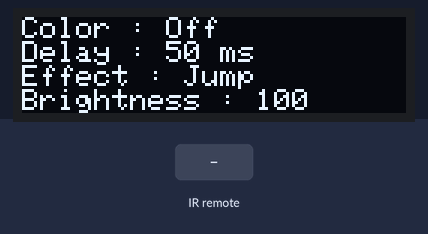
This sketch was run on a simulated Arduino Uno, built with avr-gcc and run on an emulated ATmega328P. Shown: 128×32 one-colour display. The inputs (shaded band) are chosen by the test bench. No radio packets arrive unless stated.

Above: at 1.2 s.
1.3 s: infrared code 0x7 received
At 2.4 s:
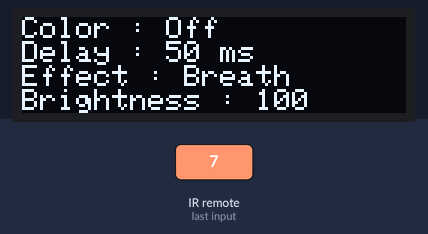
2.8 s: infrared code 0x18 received
At 3.6 s:
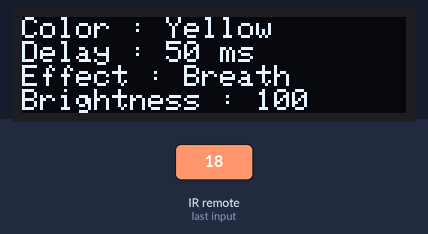
4.3 s: infrared code 0x5 received
At 4.7 s:
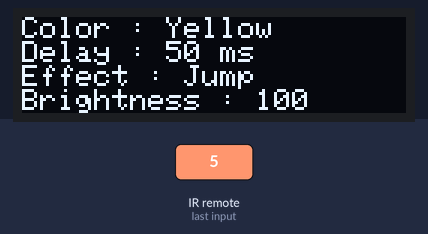
5.8 s: infrared code 0x19 received
At 7.0 s:
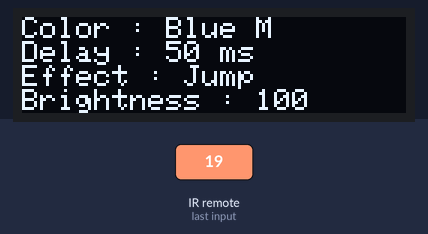
7.3 s: infrared code 0x1A received
At 8.2 s:
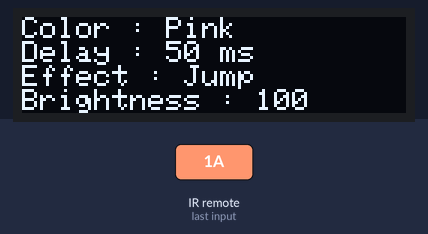
8.8 s: infrared code 0x1B received
At 9.3 s:
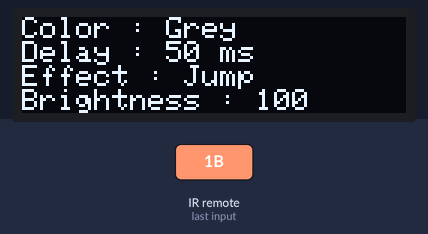
Timing chart, 0 to 11.3 s (numbered marks = the images above; inputs shaded):
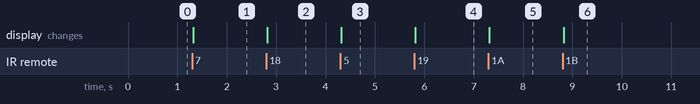

Measured:
- after the input at 1.3 s, the display: changes at once (image 1)
- after the input at 2.8 s, the display: changes at once (image 2)
- after the input at 4.3 s, the display: changes at once (image 3)
- after the input at 5.8 s, the display: changes at once (image 4)
- after the input at 7.3 s, the display: changes at once (image 5)
- after the input at 8.8 s, the display: changes at once (image 6)

The sketch:

Transmitter.ino
```cpp
// (licence header left out)
/* Adruino UNO PINS
IR receiver (5V)
  G -> GND
  R -> 5V
  Y  -> 7
NRF24L01 (3.3V is no module. 5V if module)
  CE    -> 9
  CSN   -> 10
  MOSI  -> 11
  MISO  -> 12
  SCK   -> 13
*/

#include <SPI.h>
#include <RF24.h>
#include <IRremote.hpp>
#include <Adafruit_SSD1306.h>

#define WIRE Wire

//(screenHeight, screenWidth, wire)
Adafruit_SSD1306 screen = Adafruit_SSD1306(128, 32, &WIRE);

//Set radio pins (CE and CSN)
RF24 radio(9, 10);    // Instanciation du NRF24L01
//Set IReceiver pin
const int IR_PIN = 2;

//Pipe name, for radio requests
const byte pipe[6] = "ADV01";

///Effect's names
const char jump[4]  = "Jump";
const char breath[6] = "Breath";

///Color's names
const char yellow[6] = "Yellow";
const char blueMedium[6] = "Blue M";
const char pink[4] = "Pink";
const char grey[4] = "Grey";
const char orangeLight[8] = "Orange L";
const char blueLight2[7] = "Blue L2";
const char violetStarWars[10] = "Violet S-W";
const char lightOff[3] = "Off";
const char white[5] = "White";
const char blue[4] = "Blue";
const char blueMedium2[7] = "Blue M2";
const char violet[6] = "Violet";
const char orange[6] = "Orange";
const char blueLight[6] = "Blue L";
const char orangeDark[8] = "Orange D";
const char greenLight[7] = "Green L";
const char red[3] = "Red";
const char green[5] = "Green";

//Max size : 32 bytes
struct Datas {
  int color = 64;
  int effect = 5;
  int delay = 50;
  int maxBrigthness = 100;
};

Datas _d;

void setup() {
  setupScreen();
  IrReceiver.begin(IR_PIN);
  setupRadio();
  updateScreen();
  writePayload();
}

void setupRadio(){
  radio.begin();
  radio.setChannel(125);
  radio.setDataRate(RF24_250KBPS);
  radio.openWritingPipe(pipe);
  radio.setPALevel(RF24_PA_MIN);
  radio.stopListening();
}

void setupScreen(){
  screen.begin(SSD1306_SWITCHCAPVCC, 0x3C);
  screen.setTextColor(SSD1306_WHITE);
  screen.setTextSize(1);
}

void loop() {
  if(IrReceiver.decode()){ //Is infrared receiver get a data ?
    Datas d = _d;
    int newCode = IrReceiver.decodedIRData.command;
    switch(newCode){
      case 5 : //effects
      case 7 :
        _d.effect = newCode;
        break;
      case 19 : //Delay Slow
        _d.delay += 10;
        break;
      case 23 : //Delay Quick
        if(_d.delay > 10){
          _d.delay -= 10;
        }
        break;
      case 24 : //Colors
      case 25 :
      case 26 :
      case 27 :
      case 28 :
      case 29 :
      case 30 :
      case 64 :
      case 68 :
      case 69 :
      case 73 :
      case 77 :
      case 80 :
      case 81 :
      case 84 :
      case 85 :
      case 88 :
      case 89 :
        _d.color = newCode;
        break;
      case 92 : //maxBrightness up
        _d.maxBrigthness += 10;
        if(_d.maxBrigthness > 100){
          _d.maxBrigthness = 100;
        }
        break;
      case 93 : //maxBrightness down
        _d.maxBrigthness -= 10;
        if(_d.maxBrigthness < 0){
          _d.maxBrigthness = 0;
        }
      break;
    }
    if(!dataCompare(d)){
      updateScreen();
    }
    writePayload();
    delay(100);
    IrReceiver.resume();
  }
}

///Compare 2 Datas objects
bool dataCompare(Datas d){
  return (d.color == _d.color && d.delay == _d.delay && d.effect == _d.effect && d.maxBrigthness == _d.maxBrigthness);
}

void writePayload(){
  radio.write(&_d, sizeof(_d));
}

void updateScreen(){
  screen.clearDisplay();
  screen.setCursor(0, 0);
  screen.print("Color : ");
  screen.println(codeToColor());
  screen.print("Delay : ");
  screen.print(_d.delay);
  screen.println(" ms");
  screen.print("Effect : ");
  screen.println(codeToEffect());
  screen.print("Brightness : ");
  screen.println(_d.maxBrigthness);
  screen.display();
}

String codeToColor(){
  switch(_d.color){
    case 24 : //Yellow
      return charToString(6, yellow);
    case 25 : //Blue Medium
      return charToString(6, blueMedium);
    case 26 : //Pink
      return charToString(4, pink);
    case 27 : //Grey
    return charToString(4, grey);
    case 28 : //Orange light
      return charToString(8, orangeLight);
    case 29 : //Blue light 2
      return charToString(7, blueLight2);
    case 30 : //Violet star wars
      return charToString(10, violetStarWars);
    case 64 : //Light off
      return charToString(3, lightOff);
    case 68 : //White
      return charToString(5, white);
    case 69 : //Blue
      return charToString(4, blue);
    case 73 : //Blue Medium 2
      return charToString(7, blueMedium2);
    case 77 : //Violet
      return charToString(6, violet);
    case 80 : //Orange
      return charToString(6, orange);
    case 81 : //Blue Light
      return charToString(6, blueLight);
    case 84 : //Orange Dark
      return charToString(8, orangeDark);
    case 85 : //Green Light
      return charToString(7, greenLight);
    case 88 : //Red
      return charToString(3, red);
    case 89 : //Green
      return charToString(5, green);
    default :
      return "";
  }
}

String charToString(int cLenght, char* c){
  String a;
  for(int i = 0; i < cLenght; i++){
    a += c[i];
  }
  return a;
}

String codeToEffect(){
  switch(_d.effect){
    case 5 :
      return charToString(4, jump);
    case 7 :
      return charToString(6, breath);
  }
}
```
